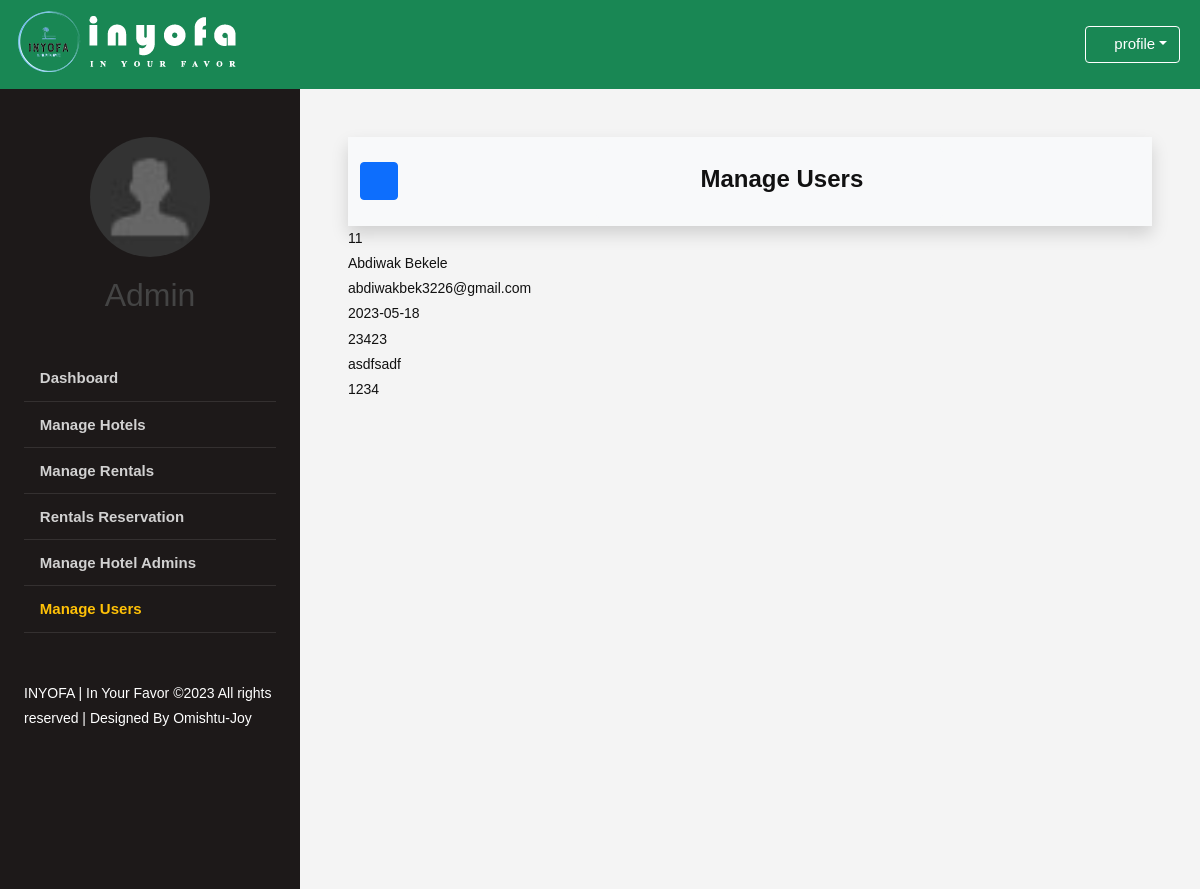
/_admin/users/user_view_api.php?user_id=11 (signed in), run on the app's committed database.
### tables this page shows
CREATE TABLE `user` (
  `user_id` int(255) NOT NULL,
  `user_fullname` varchar(255) NOT NULL,
  `user_email` varchar(255) NOT NULL,
  `user_birth_date` varchar(255) NOT NULL,
  `user_phone` varchar(255) NOT NULL,
  `user_address` varchar(255) NOT NULL,
  `user_password` varchar(255) NOT NULL
);

### _admin/users/user_view_api.php (the view, shortened to what this page needs)
<?php
include "../../db.php";
?>
<!DOCTYPE html>
<html lang="en-us" dir="ltr">
    <head>
        <link rel="stylesheet" type="text/css" href="../../icon/svg-with-js/css/fa-svg-with-js.css">
        <link rel="stylesheet" type="text/css" href="../../css/bootstrap.min.css">
        <link rel="stylesheet" type="text/css" href="../../css/style.css">
    </head>
    <body>
        <header id="top-header" class="bg-success">
            <div class="top-tol">
                <ul>
                    <div id="logo">
                        <a><img src="../../images/Logoo.png" alt="Inyofa.com" title="Inyofa.com"></a>
                    </div>
                    <div class="dropdown myac">
                        <a id="a1" class="btn btn-outline-info dropdown-toggle" href="#" role="button" id="dpMLink"
                            data-bs-toggle="dropdown" aria-expanded="false"><i
                                class="fas fa-user-circle"></i>&nbsp;<label>profile</label></a>
                    </div>
                </ul>
            </div>
        </header>
        <div class="wrapper d-flex align-items-stretch">
            <nav id="sidebar">
                <div class="p-4 pt-5">
                    <div class="row">
                        <div class="col">
                            <a href="update_profile.php" class="img logo rounded-circle mb-5"
                                style="background-image: url(../images/avatar.jpg);"><br><br><br><br><br>
                                <center>
                                    <h2>Admin</h2>
                                </center>
                            </a>
                        </div>
                    </div><br><br>
                    <ul class="list-unstyled components mb-5">
                        <li><a href="../index.php"><i class="fas fa-list"></i> Dashboard</a></li>
                        <li><a href="../hotels/a_manage_hotels.php"><i class="fas fa-hotel"></i> Manage Hotels</a></li>
                        <li><a href="../rentals/a_manage_rentals.php"><i class="fas fa-house"></i> Manage Rentals</a>
                        </li>
                        <li><a href="../rental_reservation/manage_rental_reservation.php"><i
                                    class="fas fa-file-text"></i>
                                Rentals Reservation</a></li>
                        <li><a href="../hotel_admins/a_manage_hotel_admins.php"><i class="fas fa-users"></i> Manage
                                Hotel
                                Admins</a>
                        </li>
                        <li><a href="a_manage_users.php" class="text-warning"><i class="fas fa-users"></i> Manage
                                Users</a></li>
                    </ul>
                    <div class="footer">
                        INYOFA | In Your Favor &copy; All rights reserved | Designed By Omishtu-Joy
                    </div>
                </div>
            </nav>
            <div id="content" class="p-4 p-md-5">
                <nav class="navbar navbar-expand-lg navbar-light bg-light shadow">
                    <div class="container">
                        <button type="button" id="sidebarCollapse" class="btn btn-primary">
                            <i class="fas fa-bars"></i>
                        </button>
                        <div class="container">
                            <div class="row align-items-center justify-content-center">
                                <div class="col-md-6 text-center">
                                    <div class="card bg-light col-md mt-1" style="border-style: none;">
                                        <div class="card-body">
                                            <h4 class="card-title"><i class="fas fa-tachometer-alt"></i> <strong>Manage
                                                    Users</strong></h4>
                                        </div>
                                    </div>
                                </div>
                            </div>
                        </div>
                    </div>
                </nav>
                <?php
            if (isset($_REQUEST['user_id'])) {
                $user_id = intval($_REQUEST['user_id']);
                $array = array();
                $q = "SELECT * FROM user WHERE user_id = '$user_id'";
                $q_result = mysqli_query($con, $q);
                while ($r = mysqli_fetch_assoc($q_result)) {
                    $array['user_id'] = $r['user_id'];
                    $array['user_fullname'] = $r['user_fullname'];
                    $array['user_email'] = $r['user_email'];
                    $array['user_birth_date'] = $r['user_birth_date'];
                    $array['user_phone'] = $r['user_phone'];
                    $array['user_address'] = $r['user_address'];
                    $array['user_password'] = $r['user_password'];
                }
                echo $array['user_id'];
                echo "<br>";
                echo $array['user_fullname'];
                echo "<br>";
                echo $array['user_email'];
                echo "<br>";
                echo $array['user_birth_date'];
                echo "<br>";
                echo $array['user_phone'];
                echo "<br>";
                echo $array['user_address'];
                echo "<br>";
                echo $array['user_password'];
                echo "<br>";
            }
            ?>
            </div>
    </body>
</html>

### css/style.css (style rules this page uses)
* { margin: 0px; padding: 0px; }
body { display: flex; flex-direction: column; font-family: "Verdana", "Arial", "Helvetica",serif, sans-serif; font-size: 14px; line-height: 1.8em; color: #111; background-color: #f4f4f4; }
h1, h2 { color: #444; line-height: 2.0em; margin: 15x 0px 10px 0px; }
a:any-link { text-decoration: none; color: blueviolet; }
#top-header { line-height: 70px; background-color: #0aa8f2; }
#top-header #logo img { margin-top: 10px; margin-right: 10px; margin-left: -20px; }
#top-header ul { list-style: none; }
#top-header .myac { float: right; margin-top: -65px; margin-right: 20px; }
#top-header .myac #a1 { text-decoration: none; color: white; border: 1px solid white; font-size: 15px; }
nav ul li a { font-size: 15px; font-weight: bold; }
#sidebar { min-width: 300px; max-width: 300px; background: #1d1919; color: #fff; -webkit-transition: all 0.3s; -o-transition: all 0.3s; transition: all 0.3s; }
#sidebar .logo { display: block; width: 120px; height: 120px; margin: 0 auto; }
#sidebar ul.components { padding: 0; }
#sidebar ul li { font-size: 16px; }
#sidebar ul li a { padding: 10px 0; display: block; color: rgba(255, 255, 255, 0.8); border-bottom: 1px solid rgba(255, 255, 255, 0.1); }
img { vertical-align: middle; border-style: none; }
img { page-break-inside: avoid; }
.img { background-size: cover; background-repeat: no-repeat; background-position: center center; }
#content { width: 100%; padding: 0; min-height: 100vh; -webkit-transition: all 0.3s; -o-transition: all 0.3s; transition: all 0.3s; }

### data on the page
user: user_id "11", user_fullname "Abdiwak Bekele", user_email "abdiwakbek3226@gmail.com", user_birth_date "2023-05-18", user_phone "23423", user_address "asdfsadf", user_password "1234"
